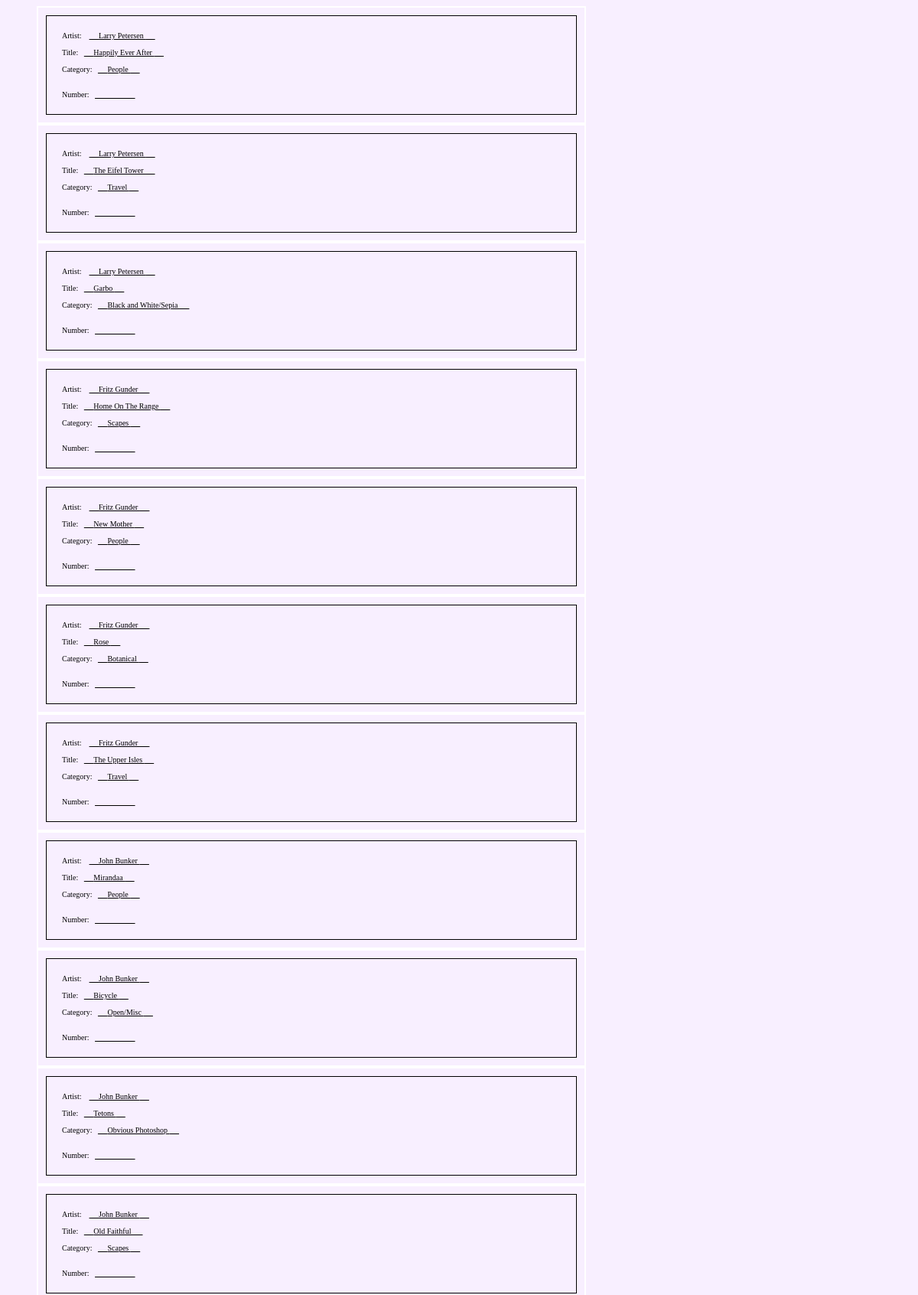
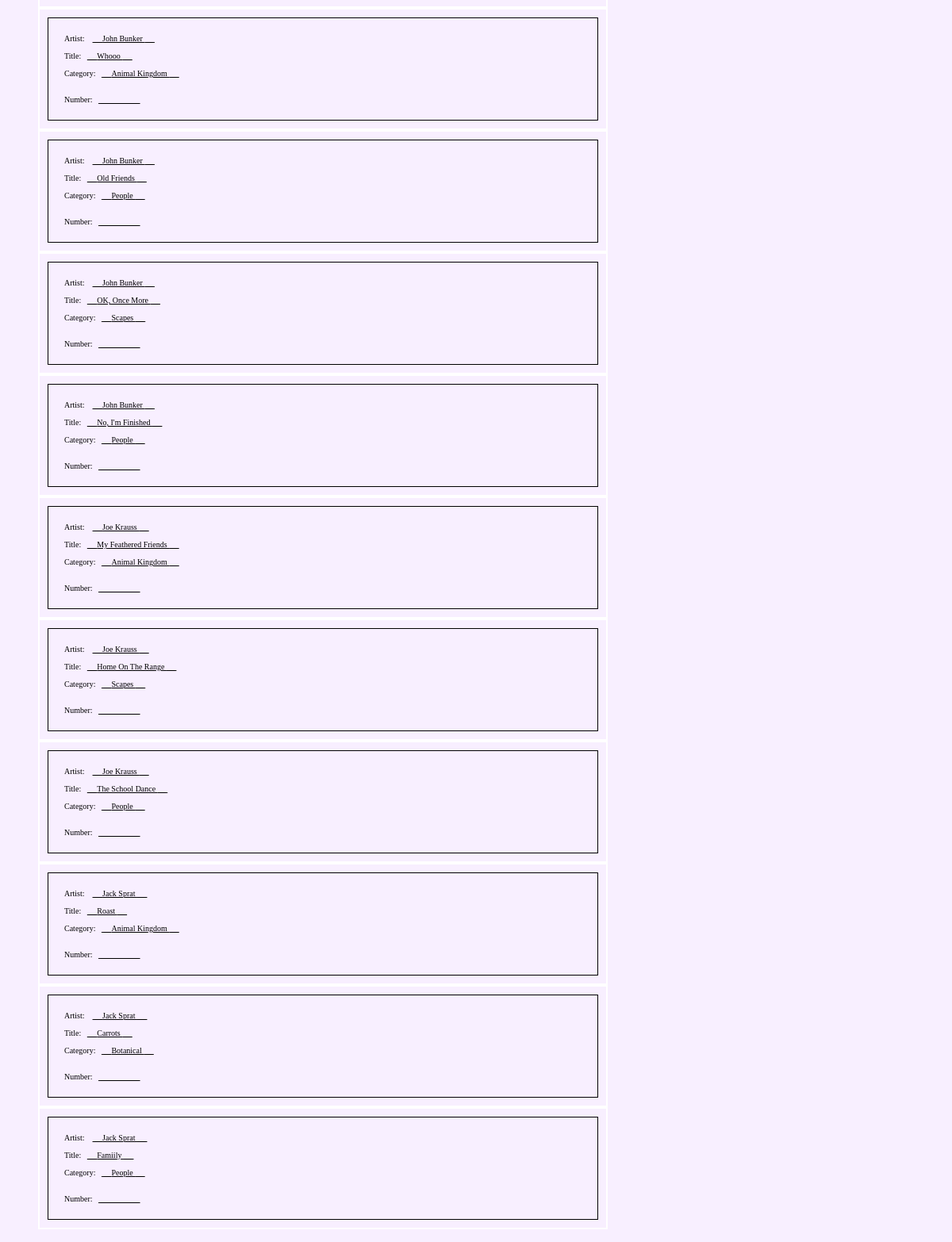
Before: /show_2016/pic_backs with the older database file (2 pictures, top to bottom).
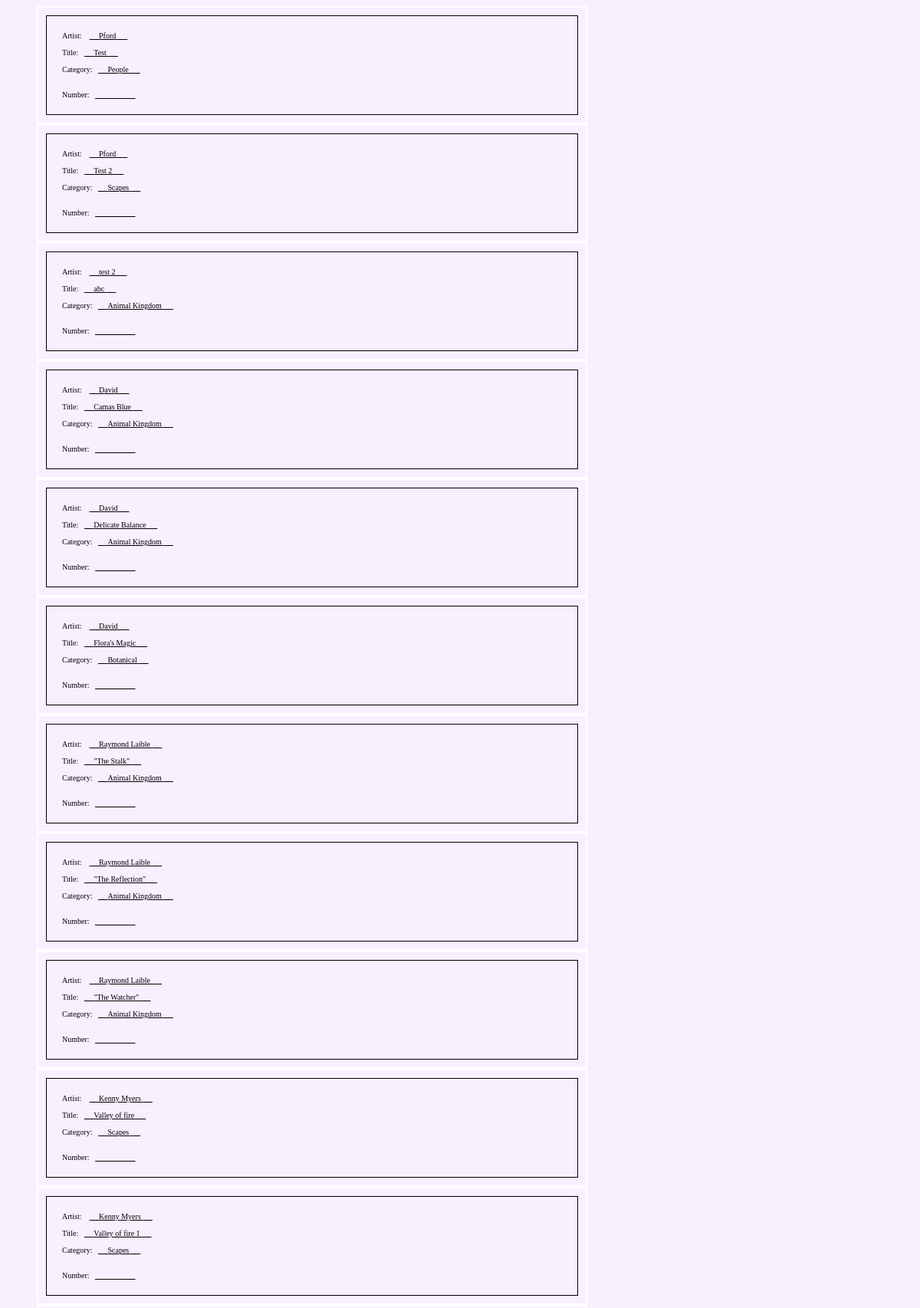
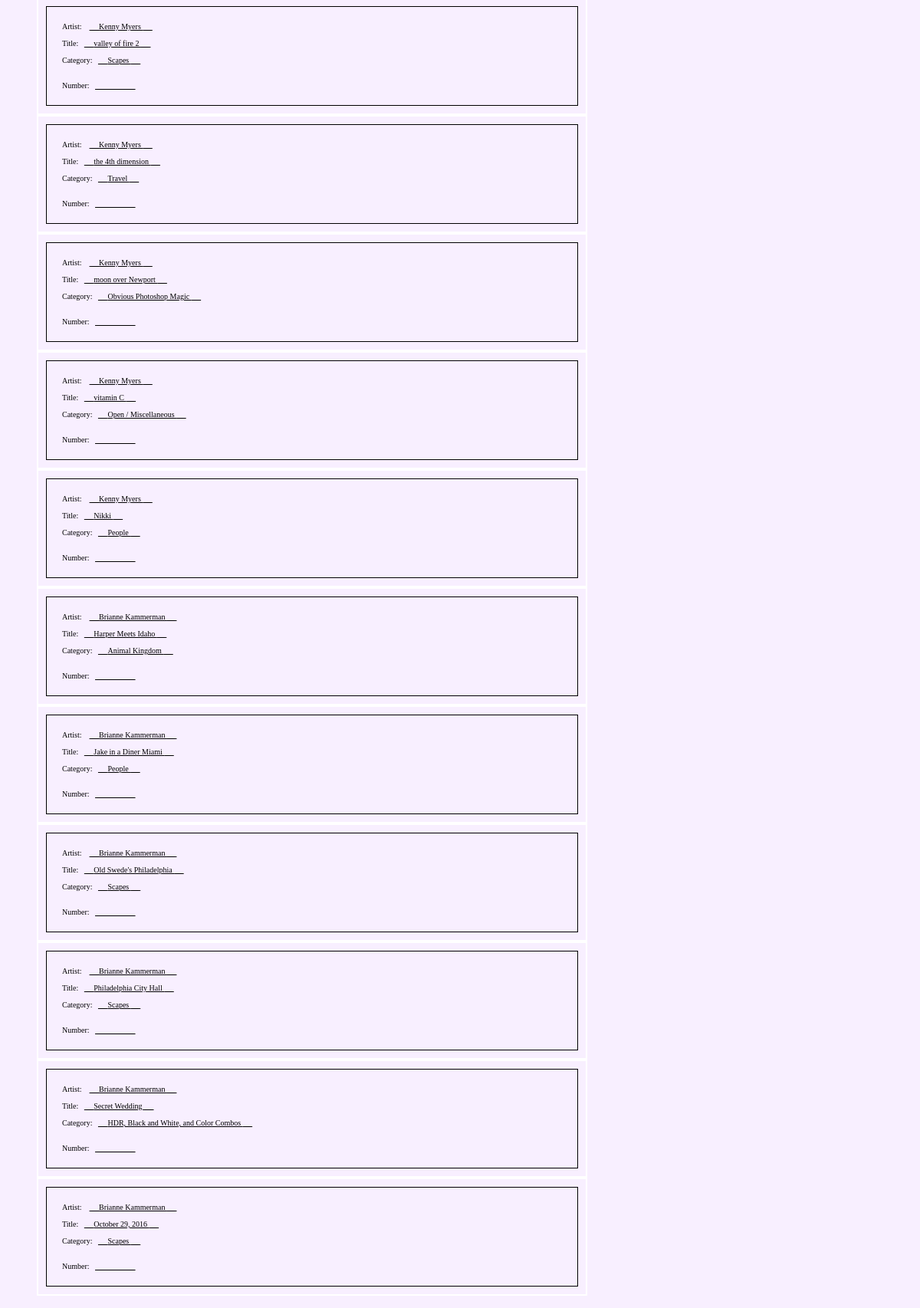
After: the same page with the newer database file (2 pictures, top to bottom).
### show_2016/models.py (models this page shows, shortened)
class Entries( models.Model):
    name = models.CharField( max_length=100 )
    address = models.CharField( max_length=100 )
    city = models.CharField( max_length=100 )
    state = models.CharField( max_length=100 )
    zip = models.CharField( max_length=100 )
    email = models.CharField( max_length=100 )
    phone = models.CharField( max_length=100 )
    pic1_title = models.CharField( max_length=100 )
    pic2_title = models.CharField( max_length=100 )
    pic3_title = models.CharField( max_length=100 )
    pic4_title = models.CharField( max_length=100 )
    pic5_title = models.CharField( max_length=100 )
    pic6_title = models.CharField( max_length=100 )
    pic7_title = models.CharField( max_length=100 )
    pic8_title = models.CharField( max_length=100 )
    pic1_category = models.CharField( max_length=50, default="" )
    pic2_category = models.CharField( max_length=50, default="" )
    pic3_category = models.CharField( max_length=50, default="" )
    pic4_category = models.CharField( max_length=50, default="" )
    pic5_category = models.CharField( max_length=50, default="" )
    pic6_category = models.CharField( max_length=50, default="" )
    pic7_category = models.CharField( max_length=50, default="" )
    pic8_category = models.CharField( max_length=50, default="" )
    pic1_price = models.CharField( max_length=30, default="")
    pic2_price = models.CharField( max_length=30, default="")
    pic3_price = models.CharField( max_length=30, default="")
    pic4_price = models.CharField( max_length=30, default="")
    pic5_price = models.CharField( max_length=30, default="")
    pic6_price = models.CharField( max_length=30, default="")
    pic7_price = models.CharField( max_length=30, default="")
    pic8_price = models.CharField( max_length=30, default="")
    date = models.DateTimeField( default=timezone.now() )
    def name_string( self):
        return self.name
    def num_pics( self):
        n = 0
        if ( len( self.pic1_title) > 1):
            n = n + 1
        if ( len( self.pic2_title) > 1):
            n = n + 1
        if ( len( self.pic3_title) > 1):
            n = n + 1
        if ( len( self.pic4_title) > 1):
            n = n + 1
        if ( len( self.pic5_title) > 1):
            n = n + 1
        if ( len( self.pic6_title) > 1):
            n = n + 1
        if ( len( self.pic7_title) > 1):
            n = n + 1
        if ( len( self.pic8_title) > 1):
            n = n + 1
        return n
    def entry_fee( self):
        return self.num_pics() * 9

### show_2016/views.py (the view)
def pic_backs( request):
     piclist = build_pic_list()
     all_pics = piclist[ 'all_pics' ]
     context = { 'all_pics' : all_pics }
     return render( request, 'show_2016/pic_backs.html', context)

### show_2016/templates/show_2016/pic_backs.html (shortened to what this page needs)
{% include 'show_2016/base_start.html' %}
{% load staticfiles %}
<blockquote>
{% if all_pics %}
  {% for pic in all_pics %}
  <table class="wall">
    <tr>
      <td class="wall">
	Artist: &nbsp;&nbsp;
	<u>&nbsp;&nbsp;&nbsp;&nbsp;&nbsp;{{ pic.entrant }}
	  &nbsp;&nbsp;&nbsp;&nbsp;&nbsp;</u><br /><br />
	Title:&nbsp;&nbsp;
	<u>&nbsp;&nbsp;&nbsp;&nbsp;&nbsp;{{ pic.title|ljust:"50" }}
	  &nbsp;&nbsp;&nbsp;&nbsp;&nbsp;</u><br /><br />
	Category:&nbsp;&nbsp;
	<u>&nbsp;&nbsp;&nbsp;&nbsp;&nbsp;{{ pic.category }}
	  &nbsp;&nbsp;&nbsp;&nbsp;&nbsp;</u><br /><br /><br />
	Number:&nbsp;&nbsp;
	<u>&nbsp;&nbsp;&nbsp;&nbsp;&nbsp;&nbsp;&nbsp;&nbsp;&nbsp;&nbsp;
	</u><br />
      </td>
    </tr>
  </table>
  {% endfor %}
{% else %}
  <p>
    There are no entries yet.<br>
  </p>
{% endif %}
</blockquote>

Changed rows visible on the page:
removed Entries: entrant "Larry Petersen" "Larry Petersen" "Larry Petersen", title "Happily Ever After" "The Eifel Tower" "Garbo", category "People" "Travel" "Black and White/Sepia"
removed Entries: entrant "Fritz Gunder" "Fritz Gunder" "Fritz Gunder" "Fritz Gunder", title "Home On The Range" "New Mother" "Rose" "The Upper Isles", category "Scapes" "People" "Botanical" "Travel"
removed Entries: entrant "John Bunker" "John Bunker" "John Bunker" "John Bunker" "John Bunker" "John Bunker" "John Bunker" "John Bunker", title "Mirandaa" "Bicycle" "Tetons" "Old Faithful" "Whooo" "Old Friends" "OK, Once More" "No, I'm Finished", category "People" "Open/Misc" "Obvious Photoshop" "Scapes" "Animal Kingdom" "People" "Scapes" "People"
removed Entries: entrant "Joe Krauss" "Joe Krauss" "Joe Krauss", title "My Feathered Friends" "Home On The Range" "The School Dance", category "Animal Kingdom" "Scapes" "People"
removed Entries: entrant "Jack Sprat" "Jack Sprat" "Jack Sprat", title "Roast" "Carrots" "Famiily", category "Animal Kingdom" "Botanical" "People"
added Entries: entrant "Pford" "Pford", title "Test" "Test 2", category "People" "Scapes"
added Entries: entrant "test 2", title "abc", category "Animal Kingdom"
added Entries: entrant "David" "David" "David", title "Camas Blue" "Delicate Balance" "Flora's Magic", category "Animal Kingdom" "Animal Kingdom" "Botanical"
added Entries: entrant "Raymond Laible" "Raymond Laible" "Raymond Laible", title "\"The Stalk\"" "\"The Reflection\"" "\"The Watcher\"", category "Animal Kingdom" "Animal Kingdom" "Animal Kingdom"
added Entries: entrant "Kenny Myers", title "Valley of fire", category "Scapes"
added Entries: entrant "Kenny Myers" "Kenny Myers" "Kenny Myers" "Kenny Myers" "Kenny Myers" "Kenny Myers", title "Valley of fire 1" "valley of fire 2" "the 4th dimension" "moon over Newport" "vitamin C" "Nikki", category "Scapes" "Scapes" "Travel" "Obvious Photoshop Magic" "Open / Miscellaneous" "People"
added Entries: entrant "Brianne Kammerman" "Brianne Kammerman" "Brianne Kammerman" "Brianne Kammerman" "Brianne Kammerman" "Brianne Kammerman", title "Harper Meets Idaho" "Jake in a Diner Miami" "Old Swede's Philadelphia" "Philadelphia City Hall" "Secret Wedding" "October 29, 2016", category "Animal Kingdom" "People" "Scapes" "Scapes" "HDR, Black and White, and Color Combos" "Scapes"
Other visible differences:
new list line: "Artist: Title: Category: Number:"
list line gone: "Artist: Title: Category: Number:"
